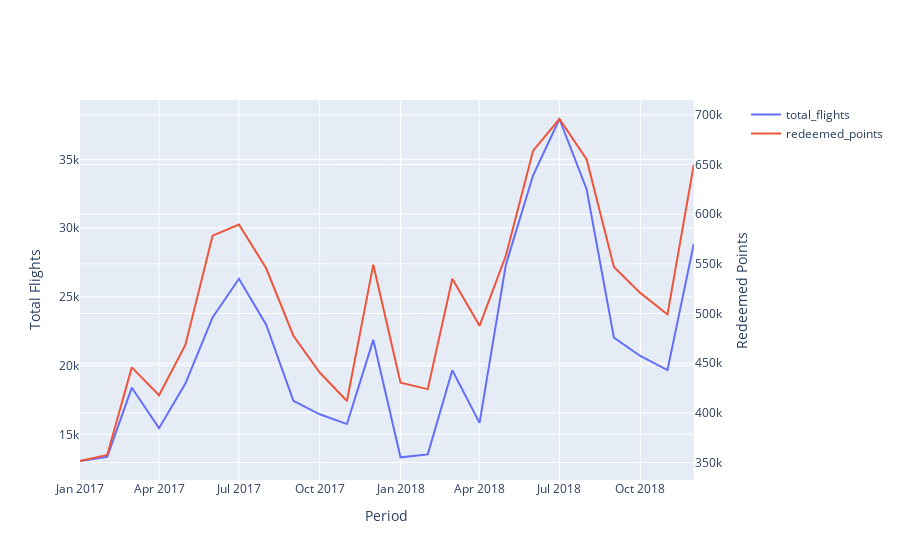

The cell this chart's notebook holds for it:
### Code cell
import plotly.graph_objects as go
from plotly.subplots import make_subplots


fig = make_subplots(specs=[[{"secondary_y": True}]])

fig.add_trace(go.Scatter(x=pandas_df1['period'], y=pandas_df1['total_flights'],
                    mode='lines',
                    name='total_flights'), secondary_y=False)
fig.add_trace(go.Scatter(x=pandas_df1['period'], y=pandas_df1['redeemed_points'],
                    mode='lines',
                    name='redeemed_points'), secondary_y=True)


fig.update_xaxes(title_text="Period")
fig.update_yaxes(title_text="Total Flights", secondary_y=False)
fig.update_yaxes(title_text="Redeemed Points", secondary_y=True)

fig.show()
# pio.write_image(fig, "line.jpeg")
# px.line(pandas_df1, x='period', y='total_flights')
# The seasonal trend was observed with peaks on March, July, and December.
# It is surprising that the peak of flights season of the dataset located mostly in July.

### Figure 1 — Plotly figure (JSON) as saved in the notebook; plotly's stock layout.template omitted (floating-point values rounded to 4 significant figures)
{"data": [{"mode": "lines", "name": "total_flights", "type": "scatter", "x": ["2017-01-01", "2017-02-01", "2017-03-01", "2017-04-01", "2017-05-01", "2017-06-01", "2017-07-01", "2017-08-01", "2017-09-01", "2017-10-01", "2017-11-01", "2017-12-01", "2018-01-01", "2018-02-01", "2018-03-01", "2018-04-01", "2018-05-01", "2018-06-01", "2018-07-01", "2018-08-01", "2018-09-01", "2018-10-01", "2018-11-01", "2018-12-01"], "xaxis": "x", "y": [13059, 13368, 18391, 15449, 18690, 23504, 26312, 22976, 17439, 16458, 15745, 21871, 13325, 13540, 19657, 15835, 27345, 33840, 37936, 32808, 22034, 20696, 19673, 28857], "yaxis": "y"}, {"mode": "lines", "name": "redeemed_points", "type": "scatter", "x": ["2017-01-01", "2017-02-01", "2017-03-01", "2017-04-01", "2017-05-01", "2017-06-01", "2017-07-01", "2017-08-01", "2017-09-01", "2017-10-01", "2017-11-01", "2017-12-01", "2018-01-01", "2018-02-01", "2018-03-01", "2018-04-01", "2018-05-01", "2018-06-01", "2018-07-01", "2018-08-01", "2018-09-01", "2018-10-01", "2018-11-01", "2018-12-01"], "xaxis": "x", "y": [351520, 357630, 445791, 417694, 468352, 578368, 589656, 545503, 477650, 440584, 411970, 549170, 430365, 423854, 535023, 487654, 558372, 663928, 695830, 655085, 546747, 520759, 499081, 649986], "yaxis": "y2"}], "layout": {"xaxis": {"anchor": "y", "domain": [0, 0.94], "title": {"text": "Period"}}, "yaxis": {"anchor": "x", "domain": [0, 1], "title": {"text": "Total Flights"}}, "yaxis2": {"anchor": "x", "overlaying": "y", "side": "right", "title": {"text": "Redeemed Points"}}}}
